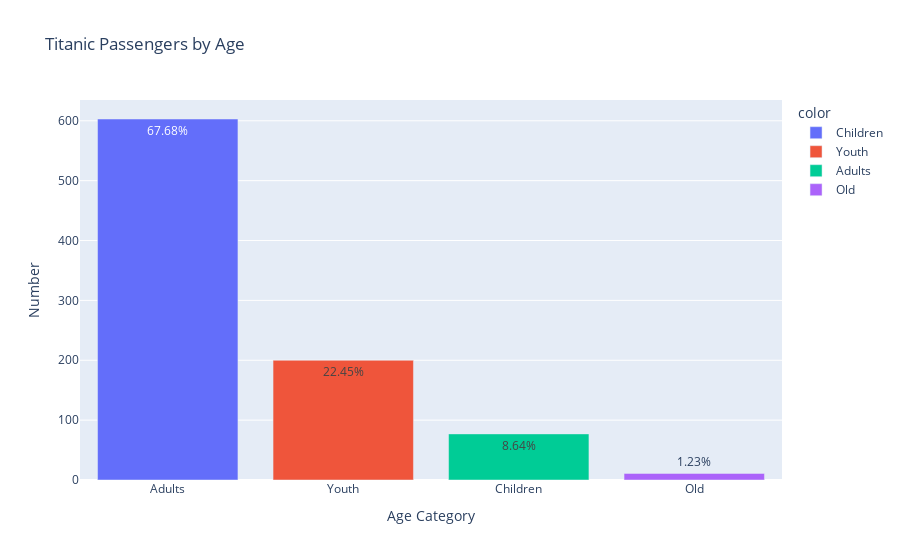

Notebook code for this chart:
### Code cell
# Plot age-groups perventage

fig = px.bar(
    all_passengers_by_age["age_category"],
    color=age_labels,
    text=all_passengers_by_age["percentage"].apply(lambda x: '{0:1.2f}%'.format(x)),
    labels={
        'index':'Age Category',
        'value': 'Number'
    },
    title="Titanic Passengers by Age"
)
fig.show()

### Figure 1 — Plotly figure (JSON) as saved in the notebook; plotly's stock layout.template omitted (floating-point values rounded to 4 significant figures)
{"data": [{"alignmentgroup": "True", "hovertemplate": "color=Children<br>Age Category=%{x}<br>Number=%{y}<br>text=%{text}<extra></extra>", "legendgroup": "Children", "marker": {"color": "#636efa"}, "name": "Children", "offsetgroup": "Children", "orientation": "v", "showlegend": true, "text": ["67.68%"], "textposition": "auto", "type": "bar", "x": ["Adults"], "xaxis": "x", "y": [603], "yaxis": "y"}, {"alignmentgroup": "True", "hovertemplate": "color=Youth<br>Age Category=%{x}<br>Number=%{y}<br>text=%{text}<extra></extra>", "legendgroup": "Youth", "marker": {"color": "#EF553B"}, "name": "Youth", "offsetgroup": "Youth", "orientation": "v", "showlegend": true, "text": ["22.45%"], "textposition": "auto", "type": "bar", "x": ["Youth"], "xaxis": "x", "y": [200], "yaxis": "y"}, {"alignmentgroup": "True", "hovertemplate": "color=Adults<br>Age Category=%{x}<br>Number=%{y}<br>text=%{text}<extra></extra>", "legendgroup": "Adults", "marker": {"color": "#00cc96"}, "name": "Adults", "offsetgroup": "Adults", "orientation": "v", "showlegend": true, "text": ["8.64%"], "textposition": "auto", "type": "bar", "x": ["Children"], "xaxis": "x", "y": [77], "yaxis": "y"}, {"alignmentgroup": "True", "hovertemplate": "color=Old<br>Age Category=%{x}<br>Number=%{y}<br>text=%{text}<extra></extra>", "legendgroup": "Old", "marker": {"color": "#ab63fa"}, "name": "Old", "offsetgroup": "Old", "orientation": "v", "showlegend": true, "text": ["1.23%"], "textposition": "auto", "type": "bar", "x": ["Old"], "xaxis": "x", "y": [11], "yaxis": "y"}], "layout": {"barmode": "relative", "legend": {"title": {"text": "color"}, "tracegroupgap": 0}, "title": {"text": "Titanic Passengers by Age"}, "xaxis": {"anchor": "y", "domain": [0, 1], "title": {"text": "Age Category"}}, "yaxis": {"anchor": "x", "domain": [0, 1], "title": {"text": "Number"}}}}
